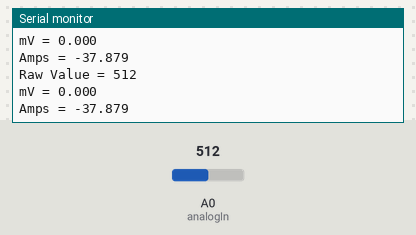
Simulated run of this sketch. Board: Arduino Uno, built with avr-gcc and run on an emulated ATmega328P. Parts: the last lines printed to the serial monitor. Inputs (shaded band) come from the test bench; at power-on: A0 (analogIn) = 512.

Above: at 3.3 s.
3.4 s: A0 (analogIn) set to 716
At 5.4 s:
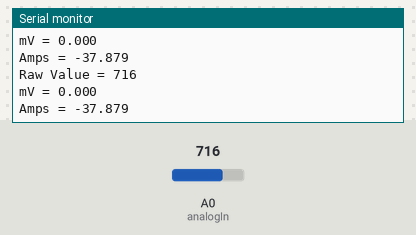
6.7 s: A0 (analogIn) set to 900
At 8.5 s:
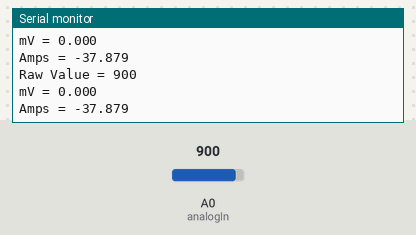
Timing chart, 0 to 10.0 s (numbered marks = the images above; inputs shaded):
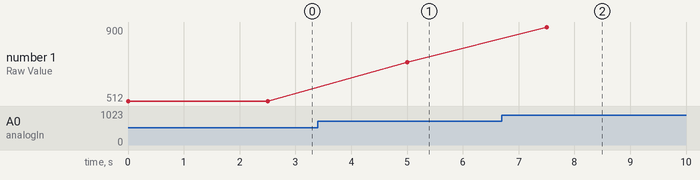

The sketch:

Pengukuran_Arus_DC.ino
```cpp
const int analogIn = A0;
int mVperAmp = 66; // 185 = ACS712 5A, 100 = ACS712 20A, 66 = ACS712-30A
int RawValue= 0;
int ACSoffset = 2500;
double Voltage = 0;
double Amps = 0;

void setup(){
     Serial.begin(9600);
     pinMode(analogIn, INPUT);
}

void loop(){
     RawValue = analogRead(analogIn);
     Voltage = (RawValue / 1023) * 5000; // Voltage ( mV )
     Amps = ((Voltage - ACSoffset) / mVperAmp);
    // Display the Value to Serial Monitor Window
    Serial.print("Raw Value = " ); // shows pre-scaled value
    Serial.println(RawValue);
    Serial.print("mV = "); // shows the voltage measured
    Serial.println(Voltage,3); // display 3 digits after decimal point
    Serial.print("Amps = "); // shows the voltage measured
    Serial.println(Amps,3); // display 3 digits after decimal point
    delay(2500);
 }
```

Measured:
- after the input at 3.4 s, the serial monitor: prints a new line after 1.6 s (image 1)
- after the input at 6.7 s, the serial monitor: prints a new line after 0.81 s (image 2)
- plotted number 1: 512 → 716 after the input at 3.4 s, 716 → 900 after the input at 6.7 s
